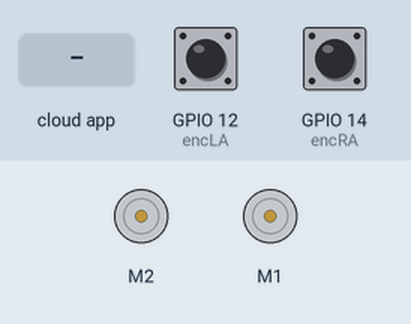
This sketch was run on a simulated ESP32. Parts: 2 × DC motor (green arrow = forward, orange = backward, longer = faster). Inputs (shaded band) come from the test bench; at power-on: GPIO 12 (encLA) HIGH, GPIO 14 (encRA) HIGH. WiFi joins after 1.5 s; servers stay silent unless stated; the ROS host is connected and sends only what is stated; what the sketch prints to the serial monitor is not drawn.

Above: at 2.7 s.
2.8 s: the phone or cloud app sets lwheel_vtarget to -100
At 3.9 s:
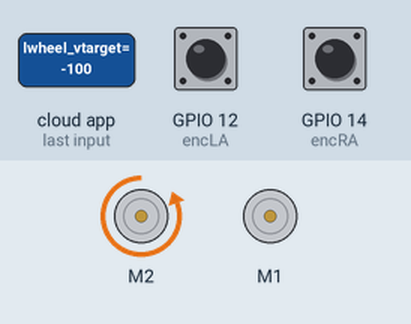
4.3 s: the phone or cloud app sets rwheel_vtarget to -100
At 5.1 s:
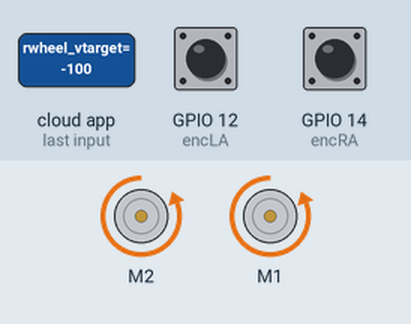
5.8 s: the phone or cloud app sets lwheel_vtarget to 0
At 6.3 s:
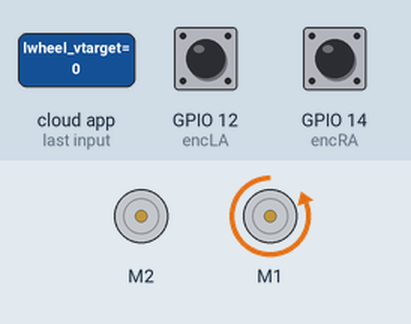
7.3 s: the phone or cloud app sets rwheel_vtarget to 0
At 8.5 s:
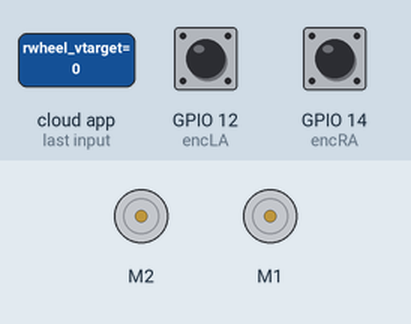
8.8 s: the phone or cloud app sets lwheel_vtarget to 100
At 9.7 s:
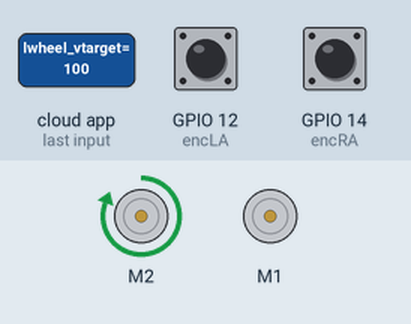
10.3 s: the phone or cloud app sets rwheel_vtarget to 100
At 10.8 s:
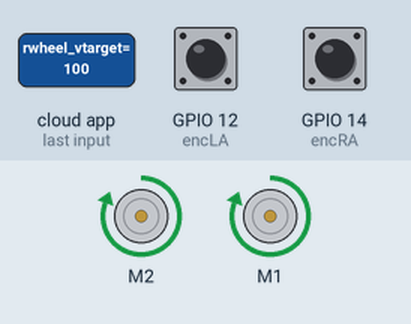
Timing chart, 0 to 12.8 s (numbered marks = the images above; inputs shaded):
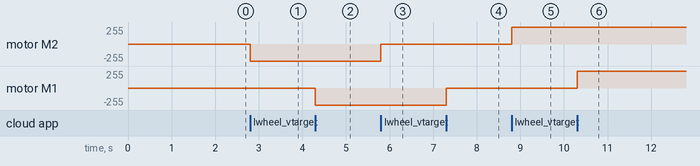

The sketch:

esp32Motor.ino
```cpp
#define ROSSERIAL_ARDUINO_TCP
#define CAMERA_MODEL_AI_THINKER
#include "esp_camera.h"
#include <WiFi.h>
#include <ros.h>
#include <std_msgs/Float32.h>
#include <std_msgs/Int32.h>
#include <Arduino.h>
#include <CytronMotorDriver.h>

IPAddress server(192, 168, 55, 199);
const uint16_t serverPort = 11411;
const char*  ssid = "JS";
const char*  password = "GrJaya_wifi";

ros::NodeHandle nh;
std_msgs::Float32 max_vel_L, max_vel_R;

CytronMD L_motor(PWM_DIR, 2, 4);   // PWM 1 = Pin 2, DIR 1 = Pin 4.
CytronMD R_motor(PWM_DIR, 1, 3);   // PWM 2 = Pin 16, DIR 2 = Pin 17.

float req_pwm_L, req_pwm_R;
float percent_L, percent_R;

const int encLA = 12;
const int encLB = 13;
const int encRA = 14;
const int encRB = 15;

std_msgs::Int32 encLMsg;
std_msgs::Int32 encRMsg;

ros::Publisher EncLVal("EncLVal", &encLMsg);
ros::Publisher EncRVal("EncRVal", &encRMsg);

volatile int encLVal = 0;
volatile int encRVal = 0;

void setupWiFi()
{
   WiFi.begin(ssid, password);
   while (WiFi.status() != WL_CONNECTED)
    delay(500);
   Serial.print("SSID: ");
   Serial.println(WiFi.SSID());
   Serial.print("IP:   ");
   Serial.println(WiFi.localIP());
}

void lwheel_callback(const std_msgs::Float32& inp) {
  percent_L = inp.data / max_vel_L.data;
  req_pwm_L = (int)(255 * percent_L);
  L_motor.setSpeed(req_pwm_L);
}

void rwheel_callback(const std_msgs::Float32& inp) {
  percent_R = inp.data / max_vel_R.data;
  req_pwm_R = (int)(255 * percent_R);
  R_motor.setSpeed(req_pwm_R);
}

ros::Subscriber<std_msgs::Float32> lwheel_vtarget("/lwheel_vtarget", lwheel_callback);
ros::Subscriber<std_msgs::Float32> rwheel_vtarget("/rwheel_vtarget", rwheel_callback);

void IRAM_ATTR leftEncoder()
{
  if (digitalRead(encLB) == HIGH)
    encLVal++;
  else
    encLVal--;
}

void IRAM_ATTR rightEncoder()
{
  if (digitalRead(encRB) == HIGH)
    encRVal++;
  else
    encRVal--;
}

void setup()
{
  Serial.begin(115200);
  setupWiFi();

  nh.getHardware()->setConnection(server, serverPort);
  nh.initNode();

  max_vel_L.data = 1.4;
  max_vel_R.data = 1.4;

  nh.advertise(EncLVal);
  nh.advertise(EncRVal);

  pinMode(encLA, INPUT);
  pinMode(encLB, INPUT);
  pinMode(encRA, INPUT);
  pinMode(encRB, INPUT);

  nh.subscribe(lwheel_vtarget);
  nh.subscribe(rwheel_vtarget);

  attachInterrupt(digitalPinToInterrupt(encLA), leftEncoder, RISING);
  attachInterrupt(encRA, rightEncoder, RISING);
}

void loop()
{
  encLMsg.data = encLVal;
  encRMsg.data = encRVal;

  EncLVal.publish(&encLMsg);
  EncRVal.publish(&encRMsg);

  nh.spinOnce();
}
```

Measured:
- after the input at 2.8 s, motor M2: stopped → backward 255/255 at once
- after the input at 4.3 s, motor M1: stopped → backward 255/255 at once
- after the input at 5.8 s, motor M2: backward 255/255 → stopped at once
- after the input at 7.3 s, motor M1: backward 255/255 → stopped at once
- after the input at 8.8 s, motor M2: stopped → forward 255/255 at once
- after the input at 10.3 s, motor M1: stopped → forward 255/255 at once
